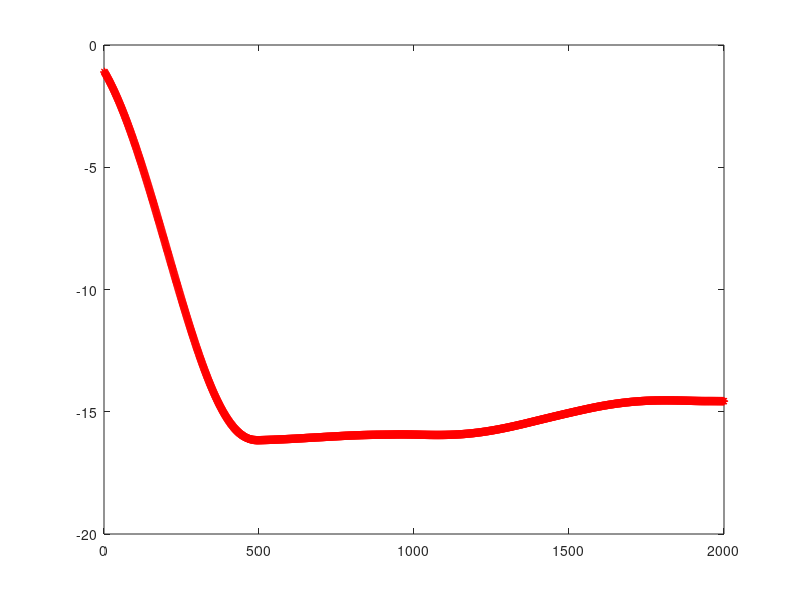
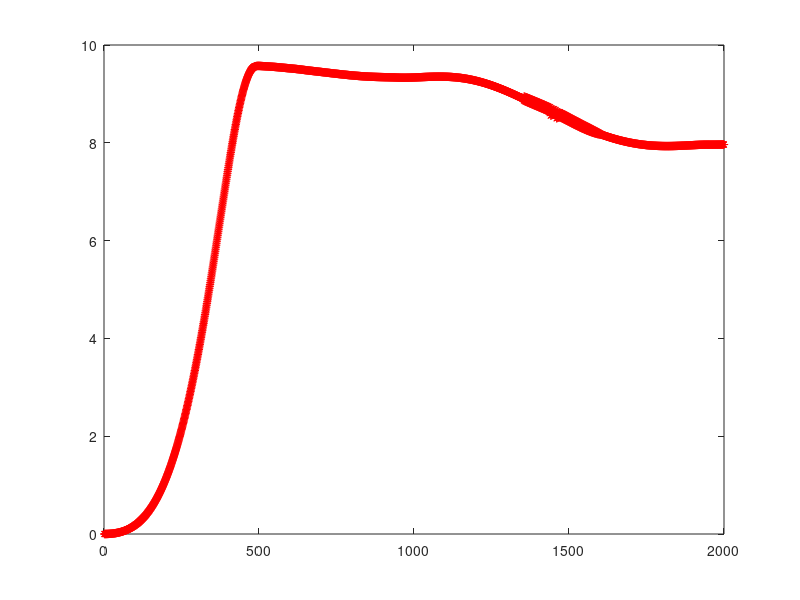
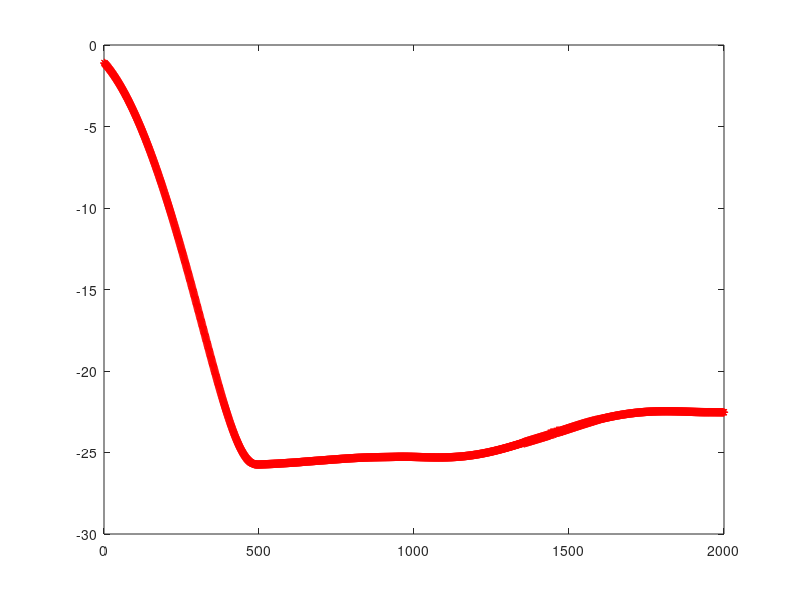

Source code (MATLAB) for these figures, in order: (Note: this script raises an error after producing the figures.)
clear all;
clc;
load('Prognostic0.mat');

 no_fea=31;
 A1=fea(1:151,:);
 A2=fea(152:198,:);
 A1_tr=A1(1:100,:);
 A1_te=A1(101:151,:);
 A2_tr=A2(1:35,:);
 A2_te=A2(36:47,:)
 A_tr=[A1_tr;A2_tr];
 A_te=[A1_te;A2_te];
 lab_tr=[lab(1:100,:);lab(152:186,:)];
 lab_te=[lab(101:151,:);lab(187:198,:)];
 
mean_A_tr=mean(A_tr);
 
mean_A1_tr=mean(A1_tr);

mean_A2_tr=mean(A2_tr);
 
S_B0=(100*(mean_A1_tr-mean_A_tr)'*(mean_A1_tr-mean_A_tr)+35*(mean_A2_tr-mean_A_tr)'*(mean_A2_tr-mean_A_tr));
%S_B=50*((mean_A1-mean_AA)'*(mean_A1-mean_AA)+(mean_A2-mean_AA)'*(mean_A2-mean_AA));

S_W0=zeros(no_fea,no_fea);



for k0=1:100
        S_W0=S_W0+(A1_tr(k0,:)-mean_A1_tr)'*(A1_tr(k0,:)-mean_A1_tr);
end


for k0=1:35
        S_W0= S_W0+(A2_tr(k0,:)-mean_A2_tr)'*(A2_tr(k0,:)-mean_A2_tr);
end

[m1,n1]=size(A1);
SB=S_B0/500000;
SW=S_W0/500000;
[X Y]=eig(SB,SW);


%v=max(max((Y)));
v=0.01;
A=-(SB-v*SW);
M=5;
W=randn(n1,M);
W=orth(W);
 R=eye(M);
 
 
Iterations=2000;
 
r1=0.004;
 
r2=0.0002;
 
Cost1=zeros(Iterations,1);
Cost2=zeros(Iterations,1);
Cost3=zeros(Iterations,1);
for k=1:Iterations;
%DF1=2*(SB-v*SW)*W+4*W*(R'*R)*W'*W-4*W*R'*R;
%DF1=2*A*W+4*W*(R'*R)*W'*W-4*W*R'*R;
DF1=2*A*W+2*W*(R'*R)*W'*W+2*W*W'*W*(R'*R)-4*W*R'*R;
%DF1=2*(SB-v*SW)*W+2*W*(R'*R)*W'*W+2*W*W'*W*(R'*R)-4*W*R'*R;
DF1=DF1/norm(DF1);
W=W-r1*DF1;

%W=orth(W);

DF2=diag(diag(2*R*W'*W*W'*W-4*R*W'*W+2*R));
DF2=DF2/norm(DF2);
 %if  Cost2(k)>0.0001
R=R+r2*DF2;
%end

Cost1(k)=trace(W'*A*W)+trace(W'*W*R'*R*W'*W-R'*R*W'*W-W'*W*R'*R+R'*R);
Cost2(k)=trace(W'*W*R'*R*W'*W-R'*R*W'*W-W'*W*R'*R+R'*R);
Cost3(k)=trace(W'*A*W);
 k 
end
 
figure(1)
plot(Cost1(1:Iterations),'r-*')
 
 
figure(2)
plot(Cost2(1:Iterations),'r-*')

figure(3)
plot(Cost3(1:Iterations),'r-*')


x1=W'*A_tr';
x2_tr=x1';
svmStruct= svmtrain(x2_tr,lab_tr,'Kernel_Function','rbf','rbf_sigma', 1, 'method','LS'); 

x1_te=W'*A_te';
x2_te=x1_te';
classes = svmclassify(svmStruct,x2_te);
nCorrect=sum(classes==lab_te);
accuracy=nCorrect/length(classes)

predict_label = knnclassify(x2_te, x2_tr,lab_tr, 1);
accuracy = length(find(predict_label==lab_te))/length(lab_te)*100

 model= svmtrain2(lab_tr,x2_tr,'-c 2 -t 3 -g 30 -q ');
 [predict_label, accuracy, dec_values]= svmpredict(lab_te,x2_te,model);
